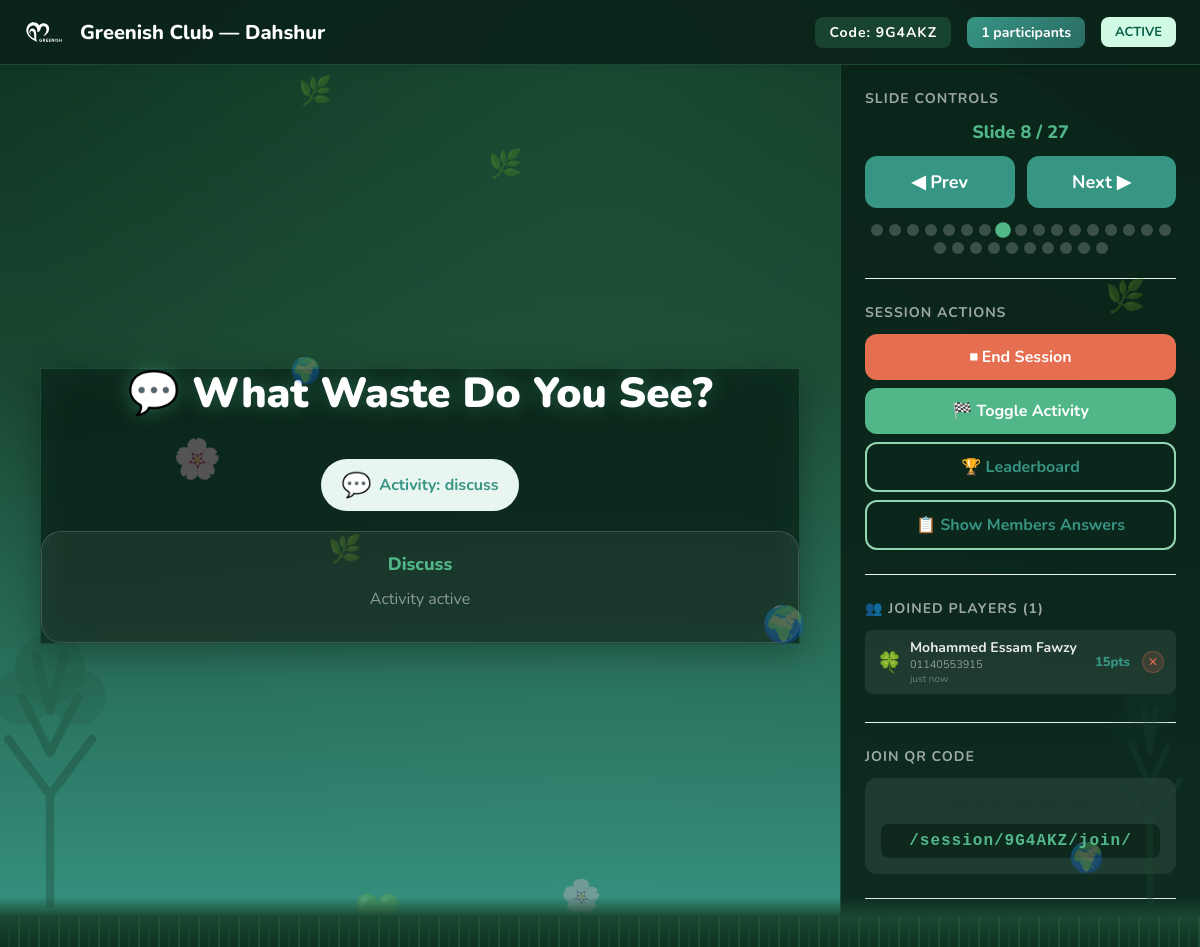
The page /session/9G4AKZ/facilitator/ (signed in) on the database its author committed.
### session/models.py (models this page shows, shortened)
class Session(models.Model):
    STATUS_CHOICES = [
        ('waiting', 'Waiting'),
        ('active', 'Active'),
        ('ended', 'Ended'),
    ]
    code = models.CharField(max_length=6, unique=True, default=generate_session_code)
    title = models.CharField(max_length=255)
    facilitator_name = models.CharField(max_length=100, blank=True, default='')
    facilitator_password = models.CharField(max_length=128, blank=True, default='')
    status = models.CharField(max_length=10, choices=STATUS_CHOICES, default='waiting')
    current_slide_index = models.PositiveIntegerField(default=0)
    activity_active = models.BooleanField(default=False)
    created_at = models.DateTimeField(auto_now_add=True)

class Slide(models.Model):
    SLIDE_TYPE_CHOICES = [
        ('info', 'Information'),
        ('activity', 'Activity'),
    ]
    ACTIVITY_TYPE_CHOICES = [
        ('sprint', '♻️ Waste Sorting Sprint'),
        ('decompose', '⏳ Decomposition Race'),
        ('quiz', '🌍 Plastic vs Planet Quiz'),
        ('commitment', '💚 Green Commitment'),
        ('sort_stats', '📊 Sort the Stats'),
    ]
    session = models.ForeignKey(Session, on_delete=models.CASCADE, related_name='slides')
    order = models.PositiveIntegerField(default=0)
    slide_type = models.CharField(max_length=10, choices=SLIDE_TYPE_CHOICES, default='info')
    title = models.CharField(max_length=255, blank=True)
    content = models.TextField(blank=True)
    image = models.ImageField(upload_to='slides/', blank=True, null=True)
    activity_type = models.CharField(max_length=15, choices=ACTIVITY_TYPE_CHOICES, blank=True, null=True)
    activity_config = models.JSONField(blank=True, null=True)
    shocking_fact = models.BooleanField(default=False)
    time_hint = models.PositiveIntegerField(blank=True, null=True, help_text='Seconds to display')
    is_active = models.BooleanField(default=True)
    class Meta:
        ordering = ['order']

class Participant(models.Model):
    session = models.ForeignKey(Session, on_delete=models.CASCADE, related_name='participants')
    name = models.CharField(max_length=50)
    phone = models.CharField(max_length=20, blank=True, default='')
    avatar = models.CharField(max_length=10, default='🌱')
    total_points = models.PositiveIntegerField(default=0)
    streak = models.PositiveIntegerField(default=0)
    max_streak = models.PositiveIntegerField(default=0)
    badges = models.ManyToManyField(Badge, blank=True)
    joined_at = models.DateTimeField(auto_now_add=True)
    class Meta:
        unique_together = ['session', 'name']
        indexes = [
            models.Index(fields=['session', '-total_points']),
        ]

### session/views.py (the view)
# urls.py: path('<str:code>/facilitator/', views.facilitator_view, name='session_facilitator'),
@never_cache
def facilitator_view(request, code):
    session = get_object_or_404(Session, code=code)
    if request.session.get(f'facilitator_{code}') != session.id:
        if request.user.is_authenticated and request.user.is_staff:
            request.session[f'facilitator_{code}'] = session.id
            request.session['owned_session'] = code
        else:
            return redirect('session_facilitator_login', code=code)
    slides = list(session.slides.filter(is_active=True).order_by('order'))
    participants = session.participants.all().order_by('-total_points')
    total_slides = len(slides)
    current_index = session.current_slide_index
    context = {
        'session': session,
        'slides': slides,
        'current_slide': slides[current_index] if current_index < total_slides else None,
        'current_index': current_index,
        'total_slides': total_slides,
        'participants': participants,
        'participant_count': participants.count(),
    }
    return render(request, 'session/facilitator.html', context)

### templates/session/facilitator.html (shortened to what this page needs)
<!DOCTYPE html>
<html lang="en">
<head>
    <link rel="stylesheet" href="/static/css/session.css?v=9">
</head>
<body class="facilitator-page dark-theme">
    <div class="grass-strip"></div>
    <div class="particle-layer" id="facilitator-particles"></div>
    <header class="facilitator-header">
        <div class="header-left">
            <img src="/static/img/logo.svg?v=9" alt="Greenish" class="logo-facilitator" style="filter:brightness(0) invert(1);">
            <h1 class="header-title">{{ session.title }}</h1>
        </div>
        <div class="header-right">
            <span class="session-code">Code: <strong>{{ session.code }}</strong></span>
            <span class="participant-count" id="participant-count">{{ participant_count }} participants</span>
            <span class="session-status status-{{ session.status }}" id="session-status">{{ session.status }}</span>
        </div>
    </header>
    <main class="facilitator-main">
        <div class="slide-display" id="slide-display">
            {% if current_slide %}
            <div class="slide-content dark-glass {% if current_slide.shocking_fact %}shocking{% endif %}" id="current-slide" data-slide-id="{{ current_slide.id }}">
                {% if current_slide.title %}
                <h2 class="slide-title {% if current_slide.shocking_fact %}shocking-text{% endif %}">{{ current_slide.title }}</h2>
                {% endif %}
                {% if current_slide.slide_type == 'activity' and current_slide.activity_type %}
                <div class="activity-badge" id="activity-badge" style="{% if not session.activity_active %}display:none;{% endif %}">
                    <span class="activity-icon" id="activity-icon">
                        {% if current_slide.activity_type == 'sprint' %}♻️
                        {% elif current_slide.activity_type == 'decompose' %}⏳
                        {% elif current_slide.activity_type == 'quiz' %}🌍
                        {% elif current_slide.activity_type == 'commitment' %}💚
                        {% elif current_slide.activity_type == 'sort_stats' %}📊
                        {% elif current_slide.activity_type == 'poll' %}📊
                        {% elif current_slide.activity_type == 'sort' %}♻️
                        {% elif current_slide.activity_type == 'guess' %}⏳
                        {% elif current_slide.activity_type == 'discuss' %}💬
                        {% elif current_slide.activity_type == 'commit' %}💪
                        {% elif current_slide.activity_type == 'match' %}🧩
                        {% elif current_slide.activity_type == 'problem' %}🔍
                        {% elif current_slide.activity_type == 'case_study' %}📋
                        {% endif %}
                    </span>
                    Activity: {{ current_slide.get_activity_type_display }}
                </div>
                <div class="fac-activity-panel" id="fac-activity-panel" style="{% if not session.activity_active %}display:none;{% endif %}">
                    <h3 class="activity-title" id="fac-activity-title"></h3>
                    <div id="fac-activity-content"></div>
                </div>
                {% endif %}
            </div>
            {% else %}
            <div class="slide-empty">
                <div class="empty-icon">🌿</div>
                <h2>Session Ready</h2>
                <p>Use the controls below to start presenting</p>
            </div>
            {% endif %}
        </div>
        <aside class="facilitator-sidebar">
            <div class="controls-section">
                <h3>Slide Controls</h3>
                <div class="slide-counter">
                    Slide <span id="current-index">{{ current_index|add:1 }}</span> / <span id="total-slides">{{ total_slides }}</span>
                </div>
                <div class="slide-nav">
                    <button class="btn btn-nav" id="btn-prev" onclick="navigateSlide('prev')">◀ Prev</button>
                    <button class="btn btn-nav" id="btn-next" onclick="navigateSlide('next')">Next ▶</button>
                </div>
                <div class="progress-dots" id="progress-dots">
                    {% for slide in slides %}
                    <button class="dot {% if forloop.counter0 == current_index %}active{% elif slide.slide_type == 'activity' %}activity{% endif %}" data-index="{{ forloop.counter0 }}" onclick="gotoSlide({{ forloop.counter0 }})" title="{{ slide.title }}"></button>
                    {% endfor %}
                </div>
            </div>
            <div class="actions-section">
                <h3>Session Actions</h3>
                <div class="action-buttons">
                    <button class="btn btn-danger btn-full" id="btn-end" onclick="sessionAction('end_session')">⏹ End Session</button>
                    <button class="btn btn-accent btn-full" id="btn-activity" onclick="toggleActivity()">🏁 Toggle Activity</button>
                    <button class="btn btn-outline btn-full" id="btn-leaderboard" onclick="toggleLeaderboard()">🏆 Leaderboard</button>
                    <button class="btn btn-outline btn-full" id="btn-answers" onclick="showMemberAnswers()">📋 Show Members Answers</button>
                </div>
            </div>
            <div class="players-section">
                <h3>👥 Joined Players (<span id="player-count">{{ participant_count }}</span>)</h3>
                <div class="players-list" id="players-list">
                    {% for p in participants %}
                    <div class="player-item" id="player-{{ p.id }}">
                        <span class="player-avatar">{{ p.avatar }}</span>
                        <div class="player-info">
                            <span class="player-name">{{ p.name }}</span>
                            <span class="player-phone">{{ p.phone }}</span>
                            <span class="player-joined" data-joined="{{ p.joined_at.isoformat }}">just now</span>
                        </div>
                        <span class="player-points">{{ p.total_points }}pts</span>
                        <button class="player-kick-btn" onclick="confirmKick({{ p.id }}, '{{ p.name|escapejs }}')" title="Remove player">✕</button>
                    </div>
                    {% endfor %}
                </div>
            </div>
            <div class="qr-section">
                <h3>Join QR Code</h3>
                <div class="qr-info">
                    <p>Participants join at:</p>
                    <div class="join-url" id="join-url">/session/{{ session.code }}/join/</div>
                </div>
            </div>
        </aside>
    </main>
</body>
</html>

### rows shown on the page
Session: title "Greenish Club — Dahshur", code "9G4AKZ", status "ACTIVE"
Slide: title "💬 What Waste Do You See?", activity_type "discuss"
Participant: avatar "🍀", name "Mohammed Essam Fawzy", phone "01140553915", total_points "15"

### other values the page prints
{{ participant_count }} "1"
{{ current_index|add:1 }} "8"
{{ total_slides }} "27"
